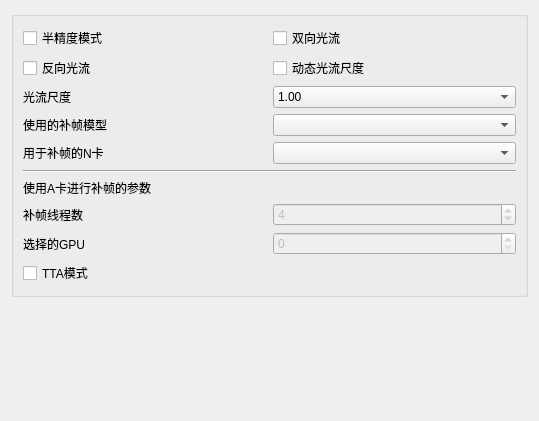
                     <widget class="QWidget" name="RIFESettings">
                      <property name="geometry">
                       <rect>
                        <x>0</x>
                        <y>0</y>
                        <width>539</width>
                        <height>421</height>
                       </rect>
                      </property>
                      <attribute name="label">
                       <string>补帧设置</string>
                      </attribute>
                      <layout class="QGridLayout" name="gridLayout_30">
                       <item row="0" column="0">
                        <widget class="QGroupBox" name="groupBox_6">
                         <property name="title">
                          <string/>
                         </property>
                         <layout class="QGridLayout" name="gridLayout_31">
                          <item row="0" column="0">
                           <layout class="QGridLayout" name="gridLayout_5">
                            <item row="2" column="1">
                             <widget class="MyComboBox" name="InterpScaleSelector">
                              <property name="currentText">
                               <string>1.00</string>
                              </property>
                              <item>
                               <property name="text">
                                <string>1.00</string>
                               </property>
                              </item>
                              <item>
                               <property name="text">
                                <string>0.125</string>
                               </property>
                              </item>
                              <item>
                               <property name="text">
                                <string>0.25</string>
                               </property>
                              </item>
                              <item>
                               <property name="text">
                                <string>0.50</string>
                               </property>
                              </item>
                              <item>
                               <property name="text">
                                <string>2.00</string>
                               </property>
                              </item>
                              <item>
                               <property name="text">
                                <string>4.00</string>
                               </property>
                              </item>
                             </widget>
                            </item>
                            <item row="4" column="0">
                             <widget class="QLabel" name="label_32">
                              <property name="text">
                               <string>用于补帧的N卡</string>
                              </property>
                             </widget>
                            </item>
                            <item row="3" column="1">
                             <widget class="MyComboBox" name="ModuleSelector">
                              <property name="toolTip">
                               <string>&lt;html&gt;&lt;head/&gt;&lt;body&gt;&lt;p&gt;&lt;br/&gt;&lt;/p&gt;&lt;/body&gt;&lt;/html&gt;</string>
                              </property>
                             </widget>
                            </item>
                            <item row="3" column="0">
                             <widget class="QLabel" name="label_31">
                              <property name="toolTip">
                               <string>&lt;html&gt;&lt;head/&gt;&lt;body&gt;&lt;p&gt;可以在软件根目录-Utils-train_log文件夹定制模型的名字&lt;/p&gt;&lt;p&gt;一般来说，版本号越高代表模型越新&lt;/p&gt;&lt;p&gt;offical：&lt;span style=&quot; font-weight:600;&quot;&gt;官方&lt;/span&gt;发布模型&lt;/p&gt;&lt;p&gt;anime smooth：&lt;span style=&quot; font-weight:600;&quot;&gt;动漫模型&lt;/span&gt;，模糊但动作连贯&lt;/p&gt;&lt;p&gt;anime sharp：更清晰&lt;/p&gt;&lt;p&gt;anime experiment：速度更快，效果更清晰，较不丝滑，属于&lt;span style=&quot; font-weight:600;&quot;&gt;实验&lt;/span&gt;模型&lt;/p&gt;&lt;p&gt;2.x较慢，3.6较快&lt;/p&gt;&lt;p&gt;所有模型（如anime）的获取需要内测资格或者加入订阅&lt;/p&gt;&lt;/body&gt;&lt;/html&gt;</string>
                              </property>
                              <property name="text">
                               <string>使用的补帧模型</string>
                              </property>
                              <property name="alignment">
                               <set>Qt::AlignLeading|Qt::AlignLeft|Qt::AlignVCenter</set>
                              </property>
                             </widget>
                            </item>
                            <item row="4" column="1">
                             <widget class="MyComboBox" name="DiscreteCardSelector"/>
                            </item>
                            <item row="2" column="0">
                             <widget class="QLabel" name="InterpScaleReminder">
                              <property name="toolTip">
                               <string>&lt;html&gt;&lt;head/&gt;&lt;body&gt;&lt;p&gt;&lt;span style=&quot; font-weight:600;&quot;&gt;该值不是越大或者越小越好&lt;/span&gt;&lt;/p&gt;&lt;p&gt;分辨率720p以下视频推荐&lt;span style=&quot; font-weight:600;&quot;&gt;1~2&lt;/span&gt;&lt;/p&gt;&lt;p&gt;分辨率4K及以上视频推荐&lt;span style=&quot; font-weight:600;&quot;&gt;0.25~0.5&lt;/span&gt;&lt;/p&gt;&lt;p&gt;&lt;span style=&quot; font-weight:600;&quot;&gt;其余推荐1.0&lt;/span&gt;&lt;/p&gt;&lt;/body&gt;&lt;/html&gt;</string>
                              </property>
                              <property name="text">
                               <string>光流尺度</string>
                              </property>
                              <property name="alignment">
                               <set>Qt::AlignLeading|Qt::AlignLeft|Qt::AlignVCenter</set>
                              </property>
                             </widget>
                            </item>
                            <item row="0" column="0">
                             <widget class="QCheckBox" name="FP16Checker">
                              <property name="acceptDrops">
                               <bool>true</bool>
                              </property>
                              <property name="toolTip">
                               <string>&lt;html&gt;&lt;head/&gt;&lt;body&gt;&lt;p&gt;处理高分辨率视频时，&lt;span style=&quot; font-weight:600;&quot;&gt;勾选此项可能会导致画面抖动&lt;/span&gt;&lt;/p&gt;&lt;/body&gt;&lt;/html&gt;</string>
                              </property>
                              <property name="text">
                               <string>半精度模式</string>
                              </property>
                             </widget>
                            </item>
                            <item row="1" column="0">
                             <widget class="QCheckBox" name="ReverseChecker">
                              <property name="toolTip">
                               <string>&lt;html&gt;&lt;head/&gt;&lt;body&gt;&lt;p&gt;将前一张图片作为补帧的参考，即，&lt;span style=&quot; font-weight:600;&quot;&gt;从后向前补&lt;/span&gt;。&lt;/p&gt;&lt;p&gt;可能会比正向光流更流畅，但会严重影响3D动画补帧的高速运动的画面质量&lt;/p&gt;&lt;/body&gt;&lt;/html&gt;</string>
                              </property>
                              <property name="text">
                               <string>反向光流</string>
                              </property>
                             </widget>
                            </item>
                            <item row="1" column="1">
                             <widget class="QCheckBox" name="AutoInterpScaleChecker">
                              <property name="toolTip">
                               <string>&lt;html&gt;&lt;head/&gt;&lt;body&gt;&lt;p&gt;动态选择光流尺度，用于N卡将有效缓解物体消失问题&lt;/p&gt;&lt;/body&gt;&lt;/html&gt;</string>
                              </property>
                              <property name="text">
                               <string>动态光流尺度</string>
                              </property>
                             </widget>
                            </item>
                            <item row="0" column="1">
                             <widget class="QCheckBox" name="ForwardEnsembleChecker">
                              <property name="toolTip">
                               <string>&lt;html&gt;&lt;head/&gt;&lt;body&gt;&lt;p&gt;只适用于N卡 3.x模型&lt;/p&gt;&lt;p&gt;开启后画面更清晰，但是比2.3模型慢&lt;/p&gt;&lt;p&gt;不开启比2.3快两倍，但补帧效果比2.3差&lt;/p&gt;&lt;/body&gt;&lt;/html&gt;</string>
                              </property>
                              <property name="text">
                               <string>双向光流</string>
                              </property>
                             </widget>
                            </item>
                           </layout>
                          </item>
                          <item row="1" column="0">
                           <widget class="Line" name="line_6">
                            <property name="orientation">
                             <enum>Qt::Horizontal</enum>
                            </property>
                           </widget>
                          </item>
                          <item row="3" column="0">
                           <layout class="QGridLayout" name="gridLayout_11">
                            <item row="0" column="1">
                             <widget class="MySpinBox" name="ncnnInterpThreadCnt">
                              <property name="enabled">
                               <bool>false</bool>
                              </property>
                              <property name="sizePolicy">
                               <sizepolicy hsizetype="MinimumExpanding" vsizetype="Fixed">
                                <horstretch>0</horstretch>
                                <verstretch>0</verstretch>
                               </sizepolicy>
                              </property>
                              <property name="value">
                               <number>4</number>
                              </property>
                             </widget>
                            </item>
                            <item row="0" column="0">
                             <widget class="QLabel" name="label_34">
                              <property name="sizePolicy">
                               <sizepolicy hsizetype="MinimumExpanding" vsizetype="Preferred">
                                <horstretch>0</horstretch>
                                <verstretch>0</verstretch>
                               </sizepolicy>
                              </property>
                              <property name="text">
                               <string>补帧线程数</string>
                              </property>
                             </widget>
                            </item>
                            <item row="1" column="0">
                             <widget class="QLabel" name="label_35">
                              <property name="sizePolicy">
                               <sizepolicy hsizetype="MinimumExpanding" vsizetype="Preferred">
                                <horstretch>0</horstretch>
                                <verstretch>0</verstretch>
                               </sizepolicy>
                              </property>
                              <property name="text">
                               <string>选择的GPU</string>
                              </property>
                             </widget>
                            </item>
                            <item row="1" column="1">
                             <widget class="MySpinBox" name="ncnnSelectGPU">
                              <property name="enabled">
                               <bool>false</bool>
                              </property>
                              <property name="sizePolicy">
                               <sizepolicy hsizetype="MinimumExpanding" vsizetype="Fixed">
                                <horstretch>0</horstretch>
                                <verstretch>0</verstretch>
                               </sizepolicy>
                              </property>
                              <property name="value">
                               <number>0</number>
                              </property>
                             </widget>
                            </item>
                           </layout>
                          </item>
                          <item row="2" column="0">
                           <widget class="QLabel" name="AMDSettingsLabel">
                            <property name="text">
                             <string>使用A卡进行补帧的参数</string>
                            </property>
                           </widget>
                          </item>
                          <item row="4" column="0">
                           <widget class="QCheckBox" name="TtaModeChecker">
                            <property name="toolTip">
                             <string>&lt;html&gt;&lt;head/&gt;&lt;body&gt;&lt;p&gt;&lt;span style=&quot; font-weight:600;&quot;&gt;试验性选项：&lt;/span&gt;&lt;/p&gt;&lt;p&gt;极大地降低补帧速度&lt;/p&gt;&lt;p&gt;画面质量会有些许提升&lt;/p&gt;&lt;/body&gt;&lt;/html&gt;</string>
                            </property>
                            <property name="text">
                             <string>TTA模式</string>
                            </property>
                           </widget>
                          </item>
                         </layout>
                        </widget>
                       </item>
                       <item row="1" column="0">
                        <spacer name="verticalSpacer_2">
                         <property name="orientation">
                          <enum>Qt::Vertical</enum>
                         </property>
                         <property name="sizeHint" stdset="0">
                          <size>
                           <width>20</width>
                           <height>40</height>
                          </size>
                         </property>
                        </spacer>
                       </item>
                      </layout>
                     </widget>
